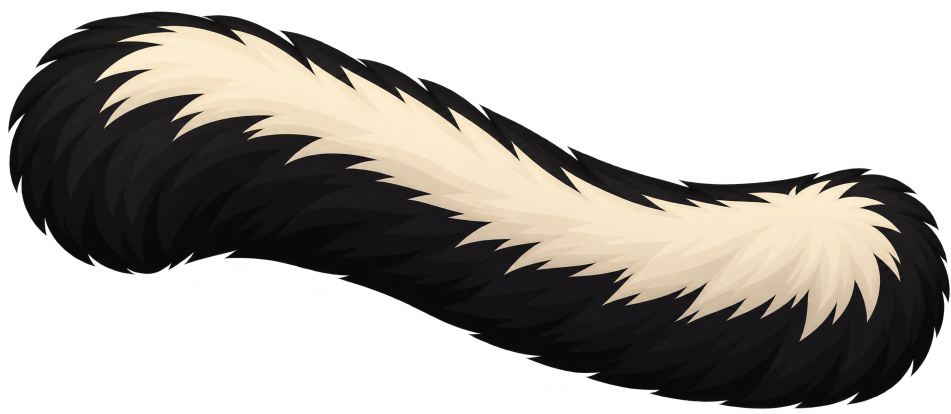
#> input picture slots/games/cyber-skunk/art/source/rig-v4-local-audit/tail-4-painted-source-v2.png, 1902 x 827 px (shown at 1/2 size)
$ python register-new-parts.py
#> lines starting #> are read from the running program, lines starting #| are printed output that depends on the picture
"""Local fitting candidates only. Applies declared landmark registration, no paint edits.
The artist's complete source PNGs remain unchanged; runtime never imports this folder.
"""
from pathlib import Path
from PIL import Image
import json, math, hashlib
HERE=Path(__file__).resolve().parent
OUT=HERE/'fitting-candidates';OUT.mkdir(exist_ok=True)
def register(name,filename,source_anchor,target_anchor,scale,angle):
#> called with name = 'tail-4', filename = 'tail-4-painted-source-v2.png', source_anchor = (300, 300), target_anchor = (760, 265), scale = 0.246, angle = 4.98
    im=Image.open(HERE/filename).convert('RGBA');theta=math.radians(angle)
#> in register, im is the input picture: PIL image 1902x827 RGBA; mean R, G, B, A 50.8, 46.8, 42, 132.8
    a=math.cos(theta)*scale;b=math.sin(theta)*scale
    tx=target_anchor[0]-a*source_anchor[0]+b*source_anchor[1]
    ty=target_anchor[1]-b*source_anchor[0]-a*source_anchor[1]
    det=a*a+b*b
    inv=(a/det,b/det,(-a*tx-b*ty)/det,-b/det,a/det,(b*tx-a*ty)/det)
    out=im.transform((1600,2000),Image.Transform.AFFINE,inv,Image.Resampling.BICUBIC)
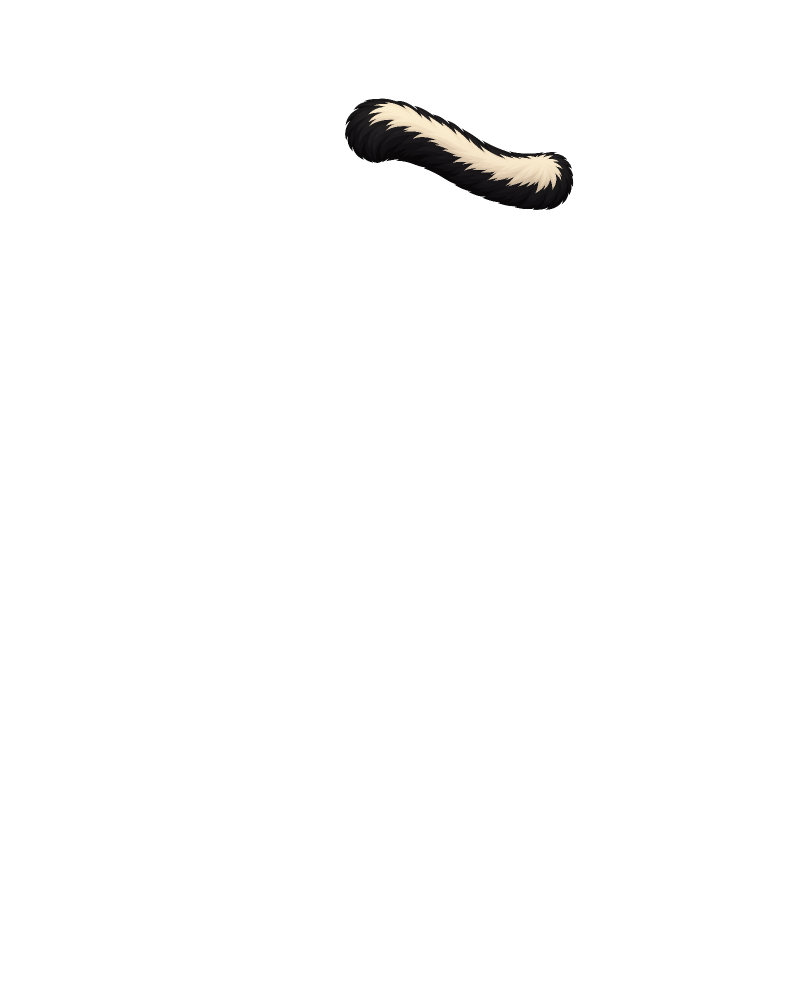
#> out: PIL image 1600x2000 RGBA (shown at 1/2 size); mean R, G, B, A 1.5, 1.4, 1.2, 4; transparent parts drawn white
    dest=OUT/(name+'.png');out.save(dest)
    return {'name':name,'source':filename,'source_anchor':source_anchor,'target_anchor':target_anchor,'scale':scale,'rotation_degrees':angle,'sha256':hashlib.sha256(dest.read_bytes()).hexdigest(),'alpha_bounds':out.getchannel('A').getbbox(),'file':str(dest.relative_to(HERE))}
# Two measured centerline points on tail source; maps both joints exactly.
s0=(300,300);s1=(1650,590);t0=(760,265);t1=(1085,365)
sv=(s1[0]-s0[0],s1[1]-s0[1]);tv=(t1[0]-t0[0],t1[1]-t0[1])
scale=math.hypot(*tv)/math.hypot(*sv);angle=math.degrees(math.atan2(tv[1],tv[0])-math.atan2(sv[1],sv[0]))
rows=[register('tail-4','tail-4-painted-source-v2.png',s0,t0,scale,angle),register('jaw','jaw-painted-source.png',(650,360),(905,742),.22,0)]
#> call 2 of register, with name = 'jaw', filename = 'jaw-painted-source.png', source_anchor = (650, 360), target_anchor = (905, 742), scale = 0.22, angle = 0
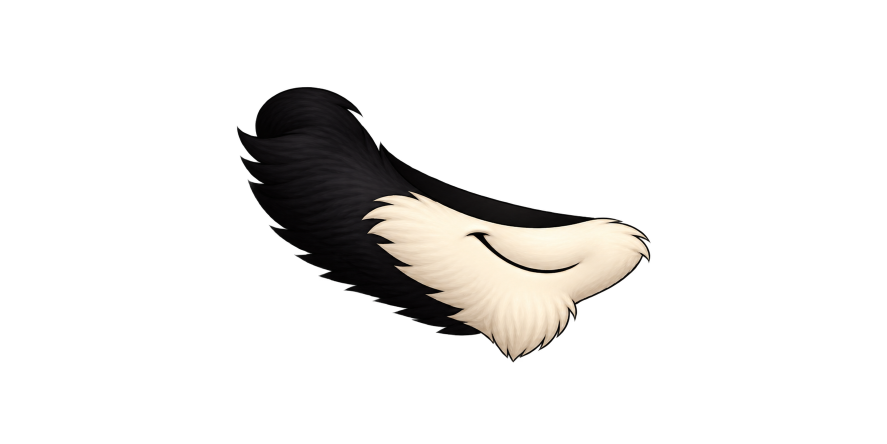
#> input picture slots/games/cyber-skunk/art/source/rig-v4-local-audit/jaw-painted-source.png, 1774 x 887 px (shown at 1/2 size)
#> in register, im is the input picture: PIL image 1774x887 RGBA; mean R, G, B, A 15.6, 14.5, 13.2, 34
#> in register (call 2), `tx=target_anchor[0]-a*source_anchor[0]+b*source_anchor[1]`: tx = 762
#> in register (call 2), `ty=target_anchor[1]-b*source_anchor[0]-a*source_anchor[1]`: ty = 662.8
#> in register (call 2), `inv=(a/det,b/det,(-a*tx-b*ty)/det,-b/det,a/det,(b*tx-a*ty)/det)`: inv = (4.55, 0, -3463.6, 0, 4.55, -3012.7)
def disk(a,point,r=55):
    cx,cy=point;values=[a.getpixel((x,y)) for y in range(cy-r,cy+r+1) for x in range(cx-r,cx+r+1) if (x-cx)**2+(y-cy)**2<=r*r]
    return {'pivot_alpha':a.getpixel(point),'disk_coverage':round(sum(x>=128 for x in values)/len(values),4)}
for row in rows:
    a=Image.open(HERE/row['file']).getchannel('A')
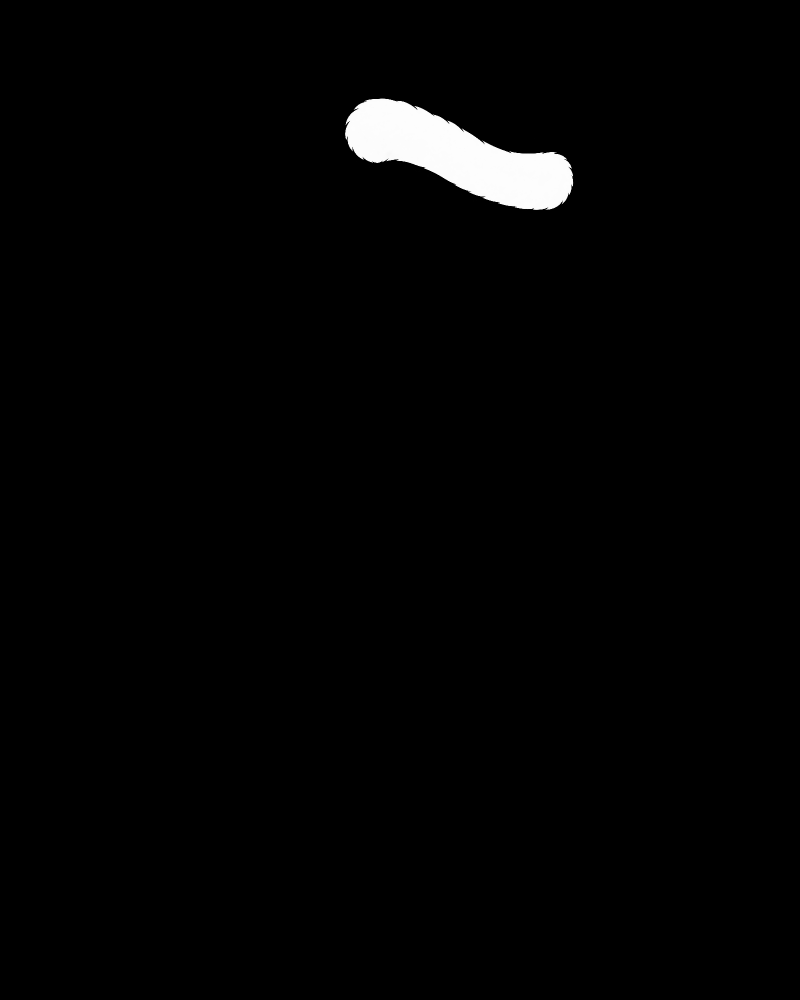
#> a: PIL image 1600x2000 L (shown at 1/2 size); min 0, max 255, mean 4
    row['proximal_joint']=disk(a,tuple(row['target_anchor']))
#> in disk, `values = [a.getpixel((x, y)) for y in range(cy - r, cy + r + 1) for x `: values = 9477 values, max 253 at index 0, min 102 at index 9424, mean 252.2
    if row['name']=='tail-4':row['nozzle_joint']=disk(a,t1)
    row['status']='local fitting candidate; seam and extreme-pose review required'
(HERE/'new-parts-registration.json').write_text(json.dumps(rows,indent=2)+'\n')
print(json.dumps(rows,indent=2))
#> (printed output is left out)
